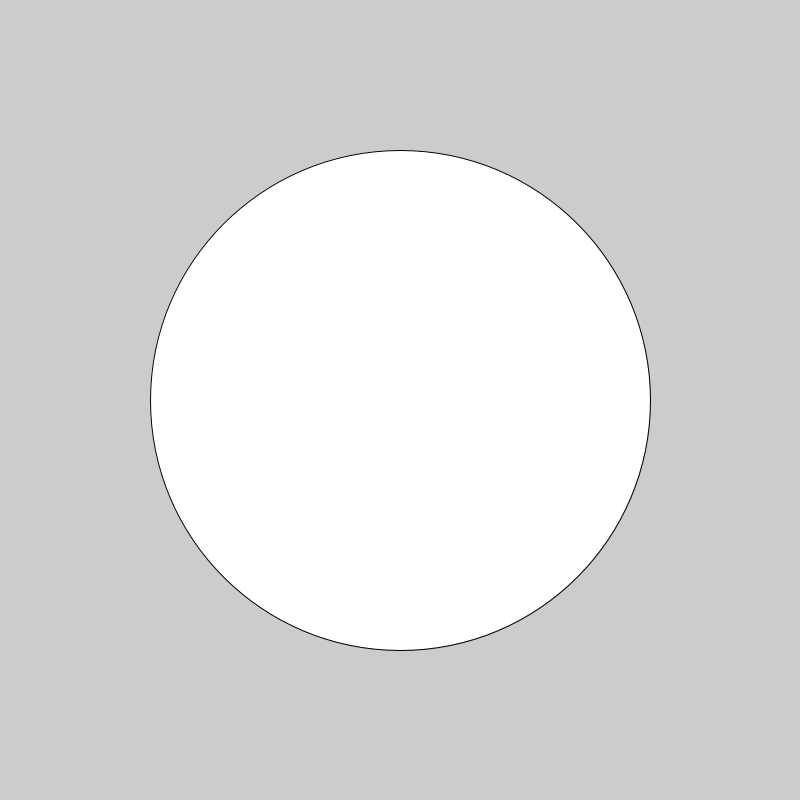
Frame 1 (no input)
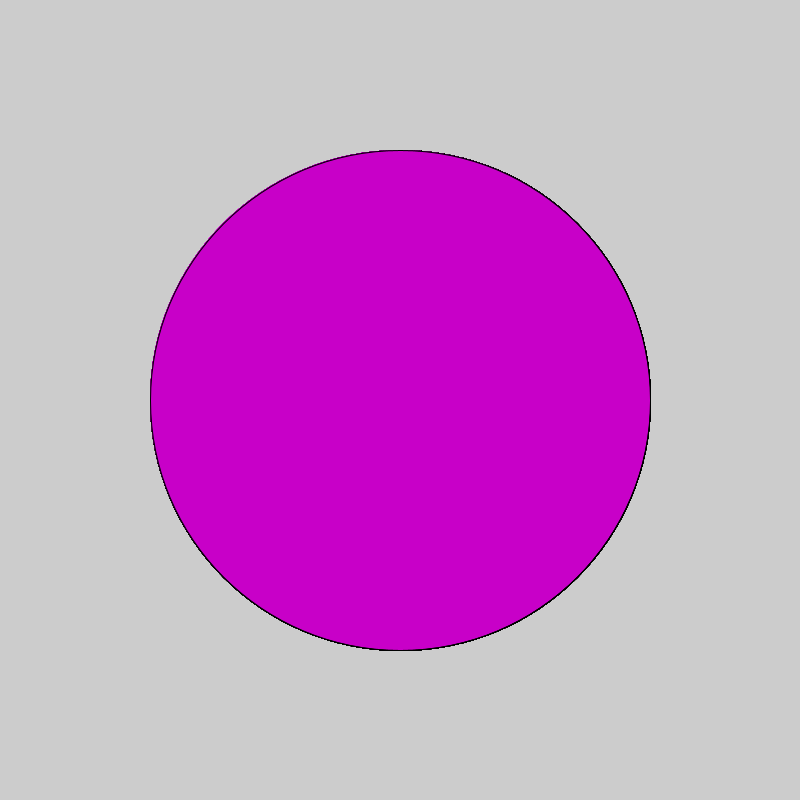
Frame 60 (the mouse pressed at the canvas centre just before this capture)
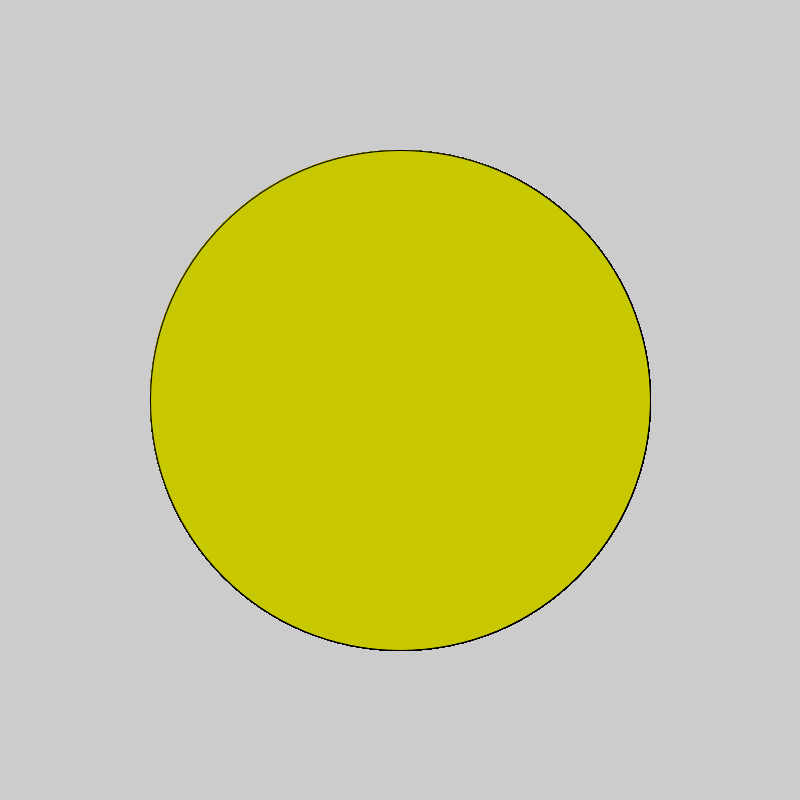
Frame 120 (the mouse held since frame 60 and released just before this capture)

The Processing sketch that drew these frames (run headless with seeded random() and noise(); from frame 60 on, the mouse is pressed at the canvas centre):

// Processing sketch: logical_dot
// ── logical_dot.pde
void setup() {
  size(800, 800);
}

void draw() {

   //3. if the mouse is pressed, fill the circle with a different color          
ellipse(400,400,500,500);
fill(200,0,200);
if(mousePressed){fill(200,200,0);}

}
// Copyright Wintriss Technical Schools 2013
